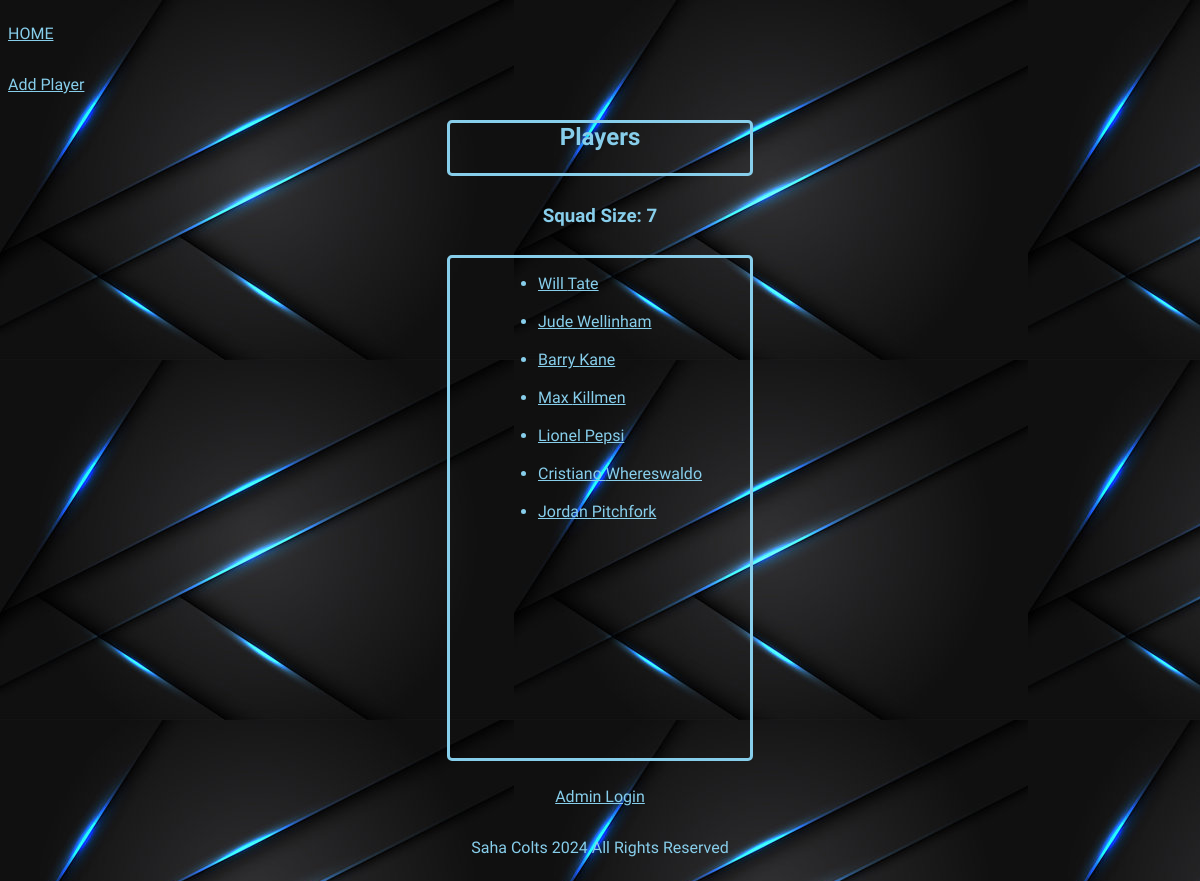
Screenshot of /players/ with the database file from the repository.
### players/models.py (models this page shows)
class Player(models.Model):
    firstName = models.CharField(max_length=100)
    lastName = models.CharField(max_length=100)
    team = models.CharField(max_length=100)
    position = models.CharField(max_length=100)
    goals = models.IntegerField(null=True)
    assists = models.IntegerField(null=True)
    cleanSheets = models.IntegerField(null=True)
    @classmethod
    def playerCount(cls):
        return cls.objects.count()

### players/views.py (the view)
# urls.py: path('players/', views.players, name='players'),
def players(request):
  myplayers = Player.objects.all().values()
  playerCount = Player.playerCount()
  template = loader.get_template('allplayers.html')
  context = {
    'myplayers': myplayers,
    'playerCount': playerCount
  }
  return HttpResponse(template.render(context, request))

### players/templates/allplayers.html (shortened to what this page needs)
{% extends "master.html" %}
{% block content %}
<p><a class="links" href="/">HOME</a></p>
<p><a class="links" href="/admin">Add Player</a></p>
<section id="playerslist">
  <h1 id="playersheader">Players</h1>
  <h3 class="methodoutputs">Squad Size: {{ playerCount }} </h3>
  <div id="playerlist">
  <ul>
    {% for x in myplayers %}
      <li><a class = "links" href="details/{{ x.id }}">{{ x.firstName }} {{ x.lastName }}</a></br></br></li>
    {% endfor %}
  </ul>
</div>
</section>
<footer>
  <p><a class="links" href="/admin">Admin Login</a></p>
  <p> Saha Colts 2024 All Rights Reserved </p>
</footer>
{% endblock %}

### productionfiles/global.css (style rules this page uses)
body { background-image: url("background.jpg"); font-family: "Oswald", sans-serif; height: 100vm; width:20vm; display:flex; flex-direction: column; }
footer { display: flex; flex-direction: column; align-items: center; color: skyblue; }
.links { color:skyblue }
.links:link { color: skyblue; }
.methodoutputs { color: skyblue; }

### rows the page displays
Player: firstName "Will", lastName "Tate"
Player: firstName "Jude", lastName "Wellinham"
Player: firstName "Barry", lastName "Kane"
Player: firstName "Max", lastName "Killmen"
Player: firstName "Lionel", lastName "Pepsi"
Player: firstName "Cristiano", lastName "Whereswaldo"
Player: firstName "Jordan", lastName "Pitchfork"

### other values shown
{{ playerCount }} "7"
